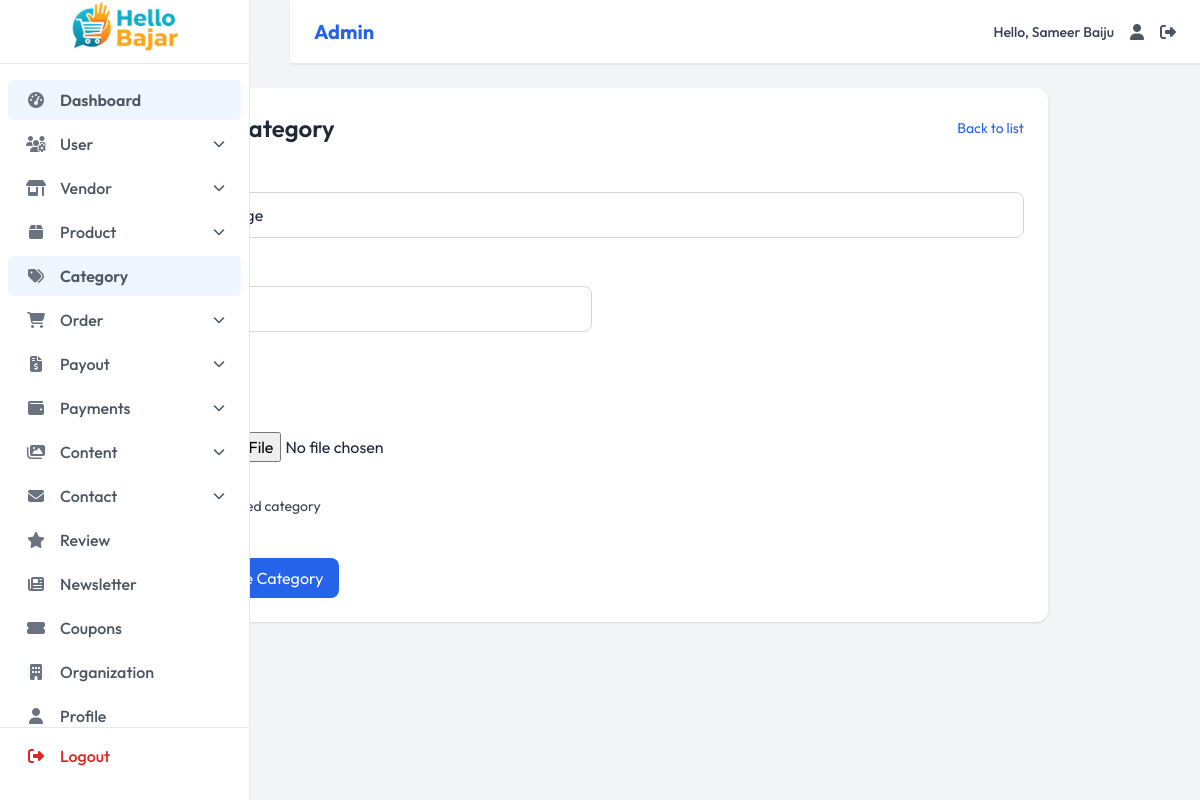
The page /admin-dashboard/categories/4/update/ (signed in) on the database its author committed.
### dashboard/models.py (models this page shows, shortened)
class Organization(models.Model):
    name = models.CharField(max_length=200, default="My Store")
    logo = models.ImageField(upload_to='org/', blank=True, null=True)
    email = models.EmailField()
    phone = models.CharField(max_length=15)
    phone_secondary = models.CharField(max_length=15, blank=True)
    address = models.TextField()
    facebook = models.URLField(blank=True)
    instagram = models.URLField(blank=True)
    twitter = models.URLField(blank=True)
    youtube = models.URLField(blank=True)
    tiktok = models.URLField(blank=True)
    class Meta:
        verbose_name = 'Organization Info'
        verbose_name_plural = 'Organization Info'

class Category(models.Model):
    name = models.CharField(max_length=100)
    slug = models.SlugField(unique=True, blank=True)
    image = models.ImageField(upload_to='categories/', blank=True, null=True)
    order = models.PositiveIntegerField(default=0, help_text='Display order')
    is_active = models.BooleanField(default=True)
    is_featured=models.BooleanField(default=False)
    class Meta:
        verbose_name_plural = 'Categories'
        ordering = ['order', 'name']

### dashboard/views.py (the view)
    @login_required
    def wrapper(request, *args, **kwargs):
        if not hasattr(request.user, 'role') or not request.user.role.is_admin():
            return redirect('home')
        return view_func(request, *args, **kwargs)

### dashboard/models.py (called while the page is built)
    def is_admin(self):
        return self.role == 'admin'

### dashboard/views.py (called while the page is built, shortened)
def admin_required(view_func):
    @login_required
    def wrapper(request, *args, **kwargs):
        if not hasattr(request.user, 'role') or not request.user.role.is_admin():
            return redirect('home')
        return view_func(request, *args, **kwargs)
    return wrapper

@admin_required
def admin_category_update(request, pk):
    category = get_object_or_404(Category, pk=pk)
    return render(request, 'dashboard/pages/category/edit_category.html', {'category': category})

### templates/dashboard/pages/category/edit_category.html (shortened to what this page needs)
{% extends 'dashboard/components/base.html' %}
{% load static %}
{% block content %}
<div class="bg-white rounded-xl shadow p-6">
  <div class="flex justify-between items-center mb-6">
    <h1 class="text-2xl font-semibold text-gray-800">Edit Category</h1>
    <a href="{% url 'admin_categories_list' %}" class="text-sm text-blue-600 hover:text-blue-800">Back to list</a>
  </div>
  <form method="post" action="{% url 'admin_category_update' category.id %}" enctype="multipart/form-data" class="space-y-6">
    <div class="grid grid-cols-1 md:grid-cols-2 gap-6">
      <div class="md:col-span-2">
        <label class="block text-sm font-medium text-gray-700">Name</label>
        <input type="text" name="name" value="{{ category.name }}" class="mt-1 block w-full border border-gray-300 rounded-lg p-2.5" required>
      </div>
      <div>
        <label class="block text-sm font-medium text-gray-700">Order</label>
        <input type="number" name="order" value="{{ category.order }}" class="mt-1 block w-full border border-gray-300 rounded-lg p-2.5">
      </div>
      <div class="md:col-span-2">
        <label class="block text-sm font-medium text-gray-700">Image</label>
        <input type="file" name="image" accept="image/*" class="mt-1 block w-full">
      </div>
      <div class="md:col-span-2 pt-2">
        <label class="inline-flex items-center text-sm text-gray-700">
          Featured category
        </label>
      </div>
    </div>
    <div class="pt-4">
      <button type="submit" class="bg-blue-600 text-white px-4 py-2 rounded-lg hover:bg-blue-700 transition">Update Category</button>
    </div>
  </form>
</div>
{% endblock %}

### templates/dashboard/components/navbar.html (shortened to what this page needs)
<nav class="navbar bg-white border-b border-gray-200 fixed top-0 md:left-[290px] left-0 right-0 z-40 flex items-center justify-between px-6 py-3 shadow-sm">
  <div class="flex items-center">
   <span class="text-xl font-bold text-blue-600">
    {% if request.user.role.role == 'admin' %}
        Admin
    {% else %}
        Vendor
    {% endif %}
</span>
  </div>
  <div class="flex items-center space-x-4">
    <span class="text-sm font-medium text-gray-700">Hello, {{user.first_name}} {{user.last_name}}</span>
    <a href="" class="hover:text-blue-600 transition-colors duration-200" title="Profile" aria-label="Profile">
      <i class="fas fa-user text-gray-600"></i>
    </a>
    <a href="{% url 'logout'%}" class="hover:text-blue-600 transition-colors duration-200" title="Logout" aria-label="Logout">
      <i class="fas fa-sign-out-alt text-gray-600"></i>
    </a>
  </div>
</nav>

### templates/dashboard/components/sidebar.html (shortened to what this page needs)
<aside
  id="sidebar"
  class="bg-white border-r border-gray-200 w-[250px] fixed inset-y-0 left-0 transform transition-transform duration-300 md:translate-x-0 -translate-x-full z-30 flex flex-col pb-6"
  aria-label="Main navigation"
>
  <div class="px-0 py-0 h-16 flex items-center border-b border-gray-200">
    <a href="{% if request.user.role.role == 'admin' %}{% url 'admin_dashboard' %}{% else %}{% url 'vendor_dashboard' %}{% endif %}"
       class="flex items-center justify-center w-full h-full"
       aria-label="Hello Bazar Dashboard">
      <img src="{{organization.logo.url}}" alt="Hello Bazar Logo" class="h-full w-full object-contain">
    </a>
  </div>
  {% if request.user.role.role == 'admin' %}
  <nav class="flex-grow overflow-y-auto py-4 text-md" aria-label="Sidebar navigation">
    <ul class="space-y-1 px-2">
      <li>
        <a href="{% url 'admin_dashboard' %}" class="sidebar-link flex items-center px-4 py-2 rounded-md text-gray-600 font-medium hover:bg-gray-100 transition-all duration-200">
          <i class="fas fa-tachometer-alt w-6 text-center text-gray-500 mr-3"></i>
          <span>Dashboard</span>
        </a>
      </li>
      <li>
        <button class="sidebar-dropdown-toggle flex items-center w-full px-4 py-2 rounded-md text-gray-600 font-medium hover:bg-gray-100 transition-all duration-200">
          <i class="fas fa-users-cog w-6 text-center text-gray-500 mr-3"></i>
          <span>User</span>
          <i class="dropdown-icon fas fa-chevron-down text-xs ml-auto transition-transform duration-200"></i>
        </button>
      </li>
      <li>
        <button class="sidebar-dropdown-toggle flex items-center w-full px-4 py-2 rounded-md text-gray-600 font-medium hover:bg-gray-100 transition-all duration-200">
          <i class="fas fa-store-alt w-6 text-center text-gray-500 mr-3"></i>
          <span>Vendor</span>
          <i class="dropdown-icon fas fa-chevron-down text-xs ml-auto transition-transform duration-200"></i>
        </button>
      </li>
      <li>
        <button class="sidebar-dropdown-toggle flex items-center w-full px-4 py-2 rounded-md text-gray-600 font-medium hover:bg-gray-100 transition-all duration-200">
          <i class="fas fa-box w-6 text-center text-gray-500 mr-3"></i>
          <span>Product</span>
          <i class="dropdown-icon fas fa-chevron-down text-xs ml-auto transition-transform duration-200"></i>
        </button>
      </li>
      <li>
        <a href="{% url 'admin_categories_list' %}" class="sidebar-link flex items-center px-4 py-2 rounded-md text-gray-600 font-medium hover:bg-gray-100 transition-all duration-200">
          <i class="fas fa-tags w-6 text-center text-gray-500 mr-3"></i>
          <span>Category</span>
        </a>
      </li>
      <li>
        <button class="sidebar-dropdown-toggle flex items-center w-full px-4 py-2 rounded-md text-gray-600 font-medium hover:bg-gray-100 transition-all duration-200">
          <i class="fas fa-shopping-cart w-6 text-center text-gray-500 mr-3"></i>
          <span>Order</span>
          <i class="dropdown-icon fas fa-chevron-down text-xs ml-auto transition-transform duration-200"></i>
        </button>
      </li>
      <li>
        <button class="sidebar-dropdown-toggle flex items-center w-full px-4 py-2 rounded-md text-gray-600 font-medium hover:bg-gray-100 transition-all duration-200">
          <i class="fas fa-file-invoice-dollar w-6 text-center text-gray-500 mr-3"></i>
          <span>Payout</span>
          <i class="dropdown-icon fas fa-chevron-down text-xs ml-auto transition-transform duration-200"></i>
        </button>
      </li>
  <li>
    <button class="sidebar-dropdown-toggle flex items-center w-full px-4 py-2 rounded-md text-gray-600 font-medium hover:bg-gray-100 transition-all duration-200">
      <i class="fas fa-wallet w-6 text-center text-gray-500 mr-3"></i>
      <span>Payments</span>
      <i class="dropdown-icon fas fa-chevron-down text-xs ml-auto transition-transform duration-200"></i>
    </button>
  </li>
      <li>
        <button class="sidebar-dropdown-toggle flex items-center w-full px-4 py-2 rounded-md text-gray-600 font-medium hover:bg-gray-100 transition-all duration-200">
          <i class="fas fa-images w-6 text-center text-gray-500 mr-3"></i>
          <span>Content</span>
          <i class="dropdown-icon fas fa-chevron-down text-xs ml-auto transition-transform duration-200"></i>
        </button>
      </li>
      <li>
        <button class="sidebar-dropdown-toggle flex items-center w-full px-4 py-2 rounded-md text-gray-600 font-medium hover:bg-gray-100 transition-all duration-200">
          <i class="fas fa-envelope w-6 text-center text-gray-500 mr-3"></i>
          <span>Contact</span>
          <i class="dropdown-icon fas fa-chevron-down text-xs ml-auto transition-transform duration-200"></i>
        </button>
      </li>
      <li>
        <a href="{% url 'admin_reviews_list' %}" class="sidebar-link flex items-center px-4 py-2 rounded-md text-gray-600 font-medium hover:bg-gray-100 transition-all duration-200">
          <i class="fas fa-star w-6 text-center text-gray-500 mr-3"></i>
          <span>Review</span>
        </a>
      </li>
      <li>
        <a href="{% url 'admin_newsletter_list' %}" class="sidebar-link flex items-center px-4 py-2 rounded-md text-gray-600 font-medium hover:bg-gray-100 transition-all duration-200">
          <i class="fas fa-newspaper w-6 text-center text-gray-500 mr-3"></i>
          <span>Newsletter</span>
        </a>
      </li>
      <li>
        <a href="{% url 'admin_coupons_list' %}" class="sidebar-link flex items-center px-4 py-2 rounded-md text-gray-600 font-medium hover:bg-gray-100 transition-all duration-200">
          <i class="fas fa-ticket-alt w-6 text-center text-gray-500 mr-3"></i>
          <span>Coupons</span>
        </a>
      </li>
      <li>
        <a href="{% url 'admin_organization_view' %}" class="sidebar-link flex items-center px-4 py-2 rounded-md text-gray-600 font-medium hover:bg-gray-100 transition-all duration-200">
          <i class="fas fa-building w-6 text-center text-gray-500 mr-3"></i>
          <span>Organization</span>
        </a>
      </li>
       <li>
        <a href="{% url 'admin_profile' %}" class="sidebar-link flex items-center px-4 py-2 rounded-md text-gray-600 font-medium hover:bg-gray-100 transition-all duration-200">
          <i class="fas fa-user w-6 text-center text-gray-500 mr-3"></i>
          <span>Profile</span>
        </a>
      </li>
    </ul>
  </nav>
  {% endif %}
  <div class="border-t border-gray-200 pt-2 px-2">
    <ul class="space-y-1">
      <li>
        <a href="{% url 'logout' %}" class="flex items-center px-4 py-2 rounded-md text-red-600 font-medium hover:bg-red-50 transition-all duration-200">
          <i class="fas fa-sign-out-alt w-6 text-center mr-3"></i>
          Logout
        </a>
      </li>
    </ul>
  </div>
</aside>

### templates/dashboard/components/base.html (style rules this page uses)
:root { --primary: #3b82f6; --primary-dark: #456fff; --primary-light: #60a5fa; --secondary: #4b5563; --success: #10b981; --warning: #f59e0b; --danger: #ef4444; --info: #06b6d4; --light: #f3f4f6; --dark: #1f2937; --white: #ffffff; --new-black-light: #344054; --new-black-light-opa: #3440543e; --new-black-dark: #1d2939; --new-blue: #456fff; --spacing-xs: 0.25rem; --spacing-sm: 0.5rem; --spacing-md: 1rem; --spacing-lg: 1.5rem; --spacing-xl: 2rem; --font-family-sans: "Outfit", "Inter", "Segoe UI", "Roboto", "Helvetica Neue", "Open Sans", sans-serif; --text-xs: 0.75rem; --text-sm: 0.875rem; --text-base: 1rem; --text-lg: 1.125rem; --text-xl: 1.25rem; --text-2xl: 1.5rem; --radius-md: 0.375rem; --radius-lg: 0.5rem; }
* { box-sizing: border-box; margin: 0; padding: 0; }
body { font-family: var(--font-family-sans); background-color: var(--light); color: var(--new-black-dark); line-height: 1.5; overflow-x: hidden; height: 100vh; transition: background-color 0.3s, color 0.3s; }
.navbar { background-color: var(--white); padding: var(--spacing-sm) var(--spacing-md); border-bottom: 1px solid var(--light); position: fixed; top: 0; left: 0; right: 0; z-index: 50; display: flex; justify-content: space-between; align-items: center; box-shadow: 0 1px 3px rgba(0, 0, 0, 0.1); height: 4rem; }

### rows shown on the page
Organization: logo (picture)
Category: name "Beverage", order "0"

### other values the page prints
{{ user.first_name }} "Sameer"
{{ user.last_name }} "Baiju"
